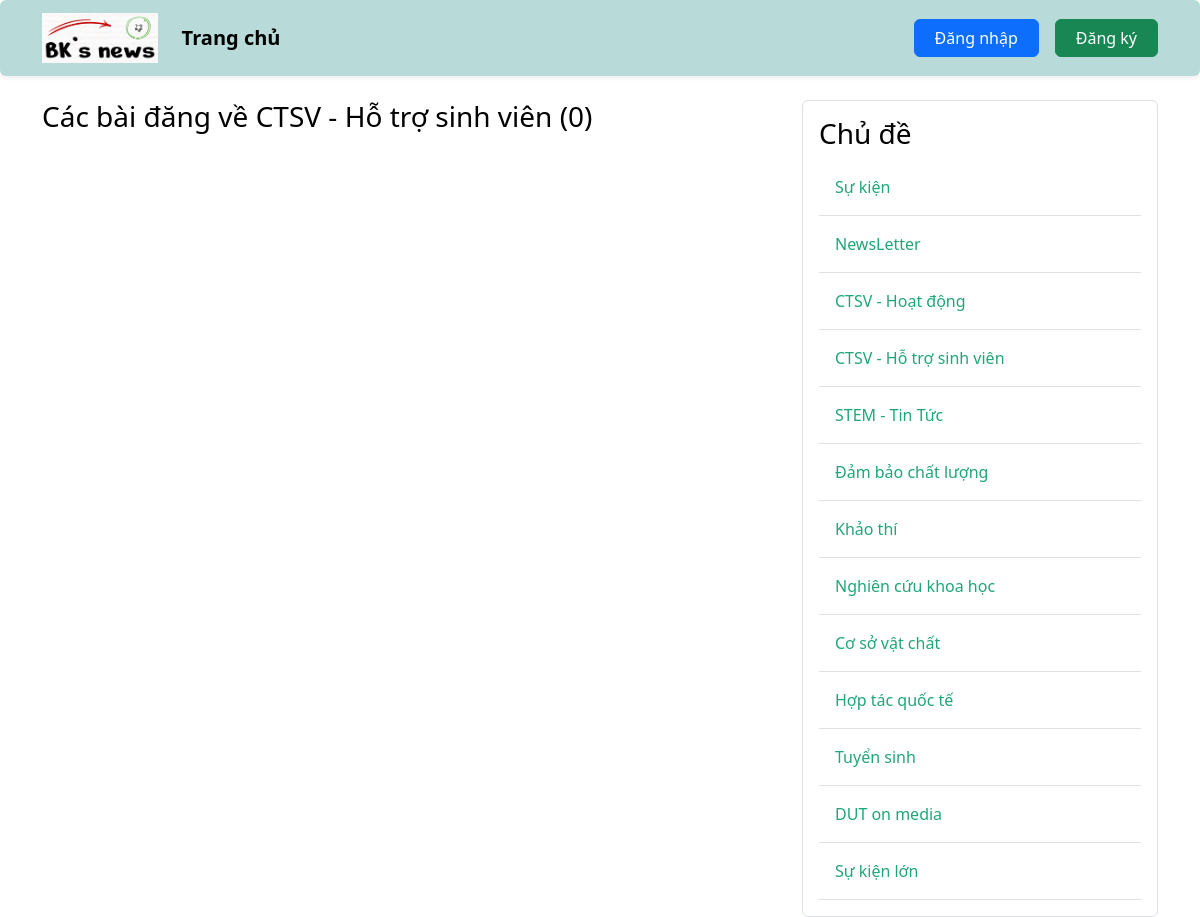
The page /topic/4 on the database as committed earlier.
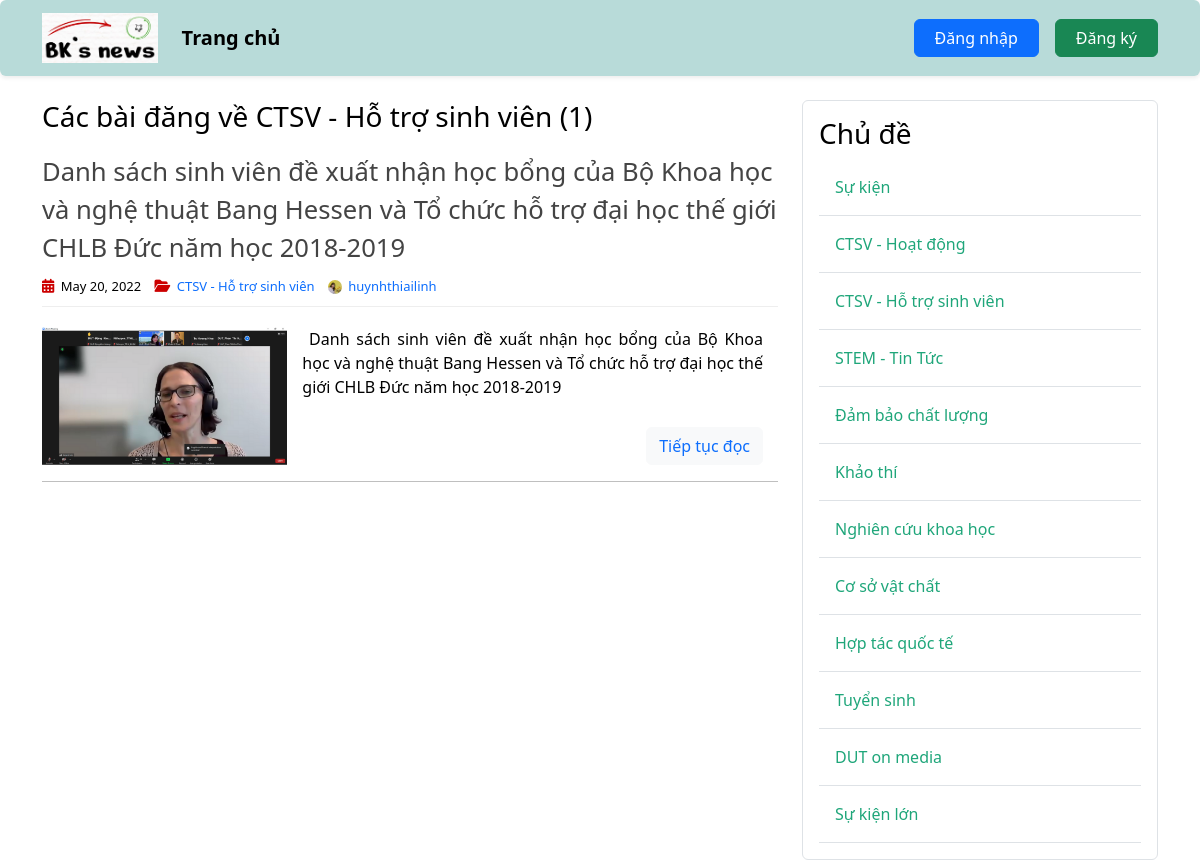
The same page on the database as committed later.
### post_app/models.py (models this page shows, shortened)
class Topic(models.Model):
    name = models.TextField(max_length=256)

class Post(models.Model):
    title = models.CharField(max_length=255)
    content = RichTextField(blank=True, null=True)
    date_posted = models.DateTimeField(default=timezone.now)
    author = models.ForeignKey(User, on_delete=models.CASCADE)
    image = models.ImageField(default='post_default.jpg', upload_to='post_pics')
    topic = models.ForeignKey(Topic, on_delete=models.CASCADE, null=True, blank=False)

### user_app/models.py (models this page shows, shortened)
class Profile(models.Model):
    user = models.OneToOneField(User, on_delete=models.CASCADE)
    avatar = models.ImageField(default='default.jpg', upload_to='profile_pics')

### post_app/views.py (the view)
# urls.py: path('topic/<int:pk>', TopicPostListView.as_view(), name='topic-posts'),
class TopicPostListView(ListView):
    model = Post
    template_name = 'post/topic_posts.html'
    context_object_name = 'posts'
    paginate_by = 5
    def get_queryset(self):
        selected_topic = get_object_or_404(Topic, id=self.kwargs.get('pk'))
        return Post.objects.filter(topic=selected_topic).order_by('-date_posted')
    def get_context_data(self, **kwargs):
        selected_topic = get_object_or_404(Topic, id=self.kwargs.get('pk'))
        context = super(TopicPostListView, self).get_context_data(**kwargs)
        context['posts'] = Post.objects.filter(topic=selected_topic).order_by('-date_posted')
        context['topics'] = Topic.objects.all()
        context['selected_topic'] = selected_topic
        return context

### post_app/templates/post/topic_posts.html (shortened to what this page needs)
{% extends 'base.html' %}
{% load static %}
{% block post_content %}
    <head>
        <link rel="stylesheet" type="text/css" href="{% static 'article/home.css' %}">
    </head>
    <h3 class="mb-3">Các bài đăng về {{ selected_topic.name }} ({{ page_obj.paginator.count }})</h3>
    {% for post in posts %}
    <article>
        <header>
            <h2>
                <a href="{% url 'post-detail' post.id %}" class="post-title">
                    {{ post.title }}
                </a>
            </h2>
            <div class="entry-meta">
                <span>
                    <i class="fa-solid fa-calendar-days"></i>
                    {{ post.date_posted | date:"F d, Y" }}
                </span>
                <span>
                    <i class="fa-solid fa-folder-open"></i>
                    <a href="{% url 'topic-posts' post.topic.id %}" class="topic-link">
                        {{ post.topic.name }}
                    </a>
                </span>
                <span>
                    <img class="rounded-circle account-img" src="{{ post.author.profile.avatar.url }}" alt="account-image">
                    <a href="{% url 'user-posts' post.author.username %}" class="ms-auto">{{ post.author }}</a>
                </span>
            </div>
        </header>
        <div class="entry-content">
            <img class="col-sm-4" src="{{ post.image.url }}" alt="image">
            <div class="post-content">
                <div class="truncate-content">
                    {{ post.content|safe }}
                </div>
                <p>
                    <button type="button" class="btn btn-light">
                        <a href="{% url 'post-detail' post.id %}">
                            Tiếp tục đọc
                        </a>
                    </button>
                </p>
            </div>
        </div>
        <hr class="section-divider">
    </article>
    {% endfor%}
{% endblock post_content %}
{% block topic_content %}
    {% include 'topic/topic_sidebar.html' %}
{% endblock topic_content %}

### post_app/templates/topic/topic_sidebar.html
<div class="content-section border p-3 rounded">
    <h3>Chủ đề</h3>
    {% for topic in topics %}
        <a href="{% url 'topic-posts' topic.id %}" class="topic-link">
            <div class="border-bottom w-100 p-3">
                {{topic.name}}
            </div>
        </a>
    {% endfor%}
</div>

Rows that differ between the two databases and show on the page:
removed Topic: name "NewsLetter"
added Post: title "Danh sách sinh viên đề xuất nhận học bổng của Bộ Khoa học và nghệ thuật Bang Hessen và Tổ chức hỗ trợ đại học thế giới CHLB Đức năm học 2018-2019", date_posted "May 20, 2022", topic.name "CTSV - Hỗ trợ sinh viên", author.profile.avatar (picture), author "huynhthiailinh", image (picture), content "Danh sách sinh viên đề xuất nhận học bổng của Bộ Khoa học và nghệ thuật Bang Hessen và Tổ chức hỗ trợ đại học thế giới CHLB Đức năm học 2018-2019"
Other text that changed with them:
{{ page_obj.paginator.count }}: "0" → "1"
